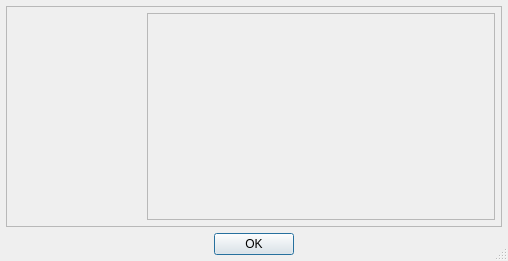
<?xml version="1.0" encoding="UTF-8"?>
<ui version="4.0">
 <class>AboutWindow</class>
 <widget class="QDialog" name="AboutWindow">
  <property name="geometry">
   <rect>
    <x>0</x>
    <y>0</y>
    <width>508</width>
    <height>261</height>
   </rect>
  </property>
  <property name="windowTitle">
   <string>About ZeroTier One</string>
  </property>
  <property name="windowIcon">
   <iconset resource="resources.qrc">
    <normaloff>:/img/zt1icon.png</normaloff>:/img/zt1icon.png</iconset>
  </property>
  <property name="sizeGripEnabled">
   <bool>true</bool>
  </property>
  <layout class="QVBoxLayout" name="verticalLayout">
   <property name="leftMargin">
    <number>6</number>
   </property>
   <property name="topMargin">
    <number>6</number>
   </property>
   <property name="rightMargin">
    <number>6</number>
   </property>
   <property name="bottomMargin">
    <number>6</number>
   </property>
   <item>
    <widget class="QFrame" name="frame">
     <property name="frameShape">
      <enum>QFrame::StyledPanel</enum>
     </property>
     <property name="frameShadow">
      <enum>QFrame::Raised</enum>
     </property>
     <layout class="QHBoxLayout" name="horizontalLayout">
      <property name="leftMargin">
       <number>6</number>
      </property>
      <property name="topMargin">
       <number>6</number>
      </property>
      <property name="rightMargin">
       <number>6</number>
      </property>
      <property name="bottomMargin">
       <number>6</number>
      </property>
      <item>
       <widget class="QWidget" name="widget" native="true">
        <layout class="QVBoxLayout" name="verticalLayout_3">
         <property name="leftMargin">
          <number>0</number>
         </property>
         <property name="topMargin">
          <number>0</number>
         </property>
         <property name="rightMargin">
          <number>0</number>
         </property>
         <property name="bottomMargin">
          <number>0</number>
         </property>
         <item>
          <widget class="QLabel" name="iconLabel">
           <property name="sizePolicy">
            <sizepolicy hsizetype="Minimum" vsizetype="Minimum">
             <horstretch>0</horstretch>
             <verstretch>0</verstretch>
            </sizepolicy>
           </property>
           <property name="minimumSize">
            <size>
             <width>128</width>
             <height>128</height>
            </size>
           </property>
           <property name="maximumSize">
            <size>
             <width>128</width>
             <height>128</height>
            </size>
           </property>
           <property name="text">
            <string/>
           </property>
           <property name="textFormat">
            <enum>Qt::PlainText</enum>
           </property>
           <property name="pixmap">
            <pixmap resource="resources.qrc">:/img/zt1icon.png</pixmap>
           </property>
           <property name="scaledContents">
            <bool>true</bool>
           </property>
           <property name="textInteractionFlags">
            <set>Qt::NoTextInteraction</set>
           </property>
          </widget>
         </item>
         <item>
          <spacer name="verticalSpacer">
           <property name="orientation">
            <enum>Qt::Vertical</enum>
           </property>
           <property name="sizeHint" stdset="0">
            <size>
             <width>20</width>
             <height>40</height>
            </size>
           </property>
          </spacer>
         </item>
        </layout>
       </widget>
      </item>
      <item>
       <widget class="QFrame" name="frame_2">
        <property name="sizePolicy">
         <sizepolicy hsizetype="Expanding" vsizetype="Expanding">
          <horstretch>0</horstretch>
          <verstretch>0</verstretch>
         </sizepolicy>
        </property>
        <property name="frameShape">
         <enum>QFrame::StyledPanel</enum>
        </property>
        <property name="frameShadow">
         <enum>QFrame::Sunken</enum>
        </property>
        <layout class="QVBoxLayout" name="verticalLayout_2">
         <item>
          <widget class="QLabel" name="aboutTextLabel">
           <property name="sizePolicy">
            <sizepolicy hsizetype="Expanding" vsizetype="Expanding">
             <horstretch>0</horstretch>
             <verstretch>0</verstretch>
            </sizepolicy>
           </property>
           <property name="font">
            <font>
             <weight>50</weight>
             <bold>false</bold>
            </font>
           </property>
           <property name="textFormat">
            <enum>Qt::PlainText</enum>
           </property>
           <property name="alignment">
            <set>Qt::AlignHCenter|Qt::AlignTop</set>
           </property>
           <property name="textInteractionFlags">
            <set>Qt::NoTextInteraction</set>
           </property>
          </widget>
         </item>
         <item>
          <widget class="QWidget" name="widget_2" native="true">
           <layout class="QHBoxLayout" name="horizontalLayout_2">
            <property name="leftMargin">
             <number>0</number>
            </property>
            <property name="topMargin">
             <number>0</number>
            </property>
            <property name="rightMargin">
             <number>0</number>
            </property>
            <property name="bottomMargin">
             <number>0</number>
            </property>
            <item>
             <spacer name="horizontalSpacer">
              <property name="orientation">
               <enum>Qt::Horizontal</enum>
              </property>
              <property name="sizeHint" stdset="0">
               <size>
                <width>40</width>
                <height>20</height>
               </size>
              </property>
             </spacer>
            </item>
           </layout>
          </widget>
         </item>
        </layout>
       </widget>
      </item>
     </layout>
    </widget>
   </item>
   <item>
    <widget class="QDialogButtonBox" name="buttonBox">
     <property name="orientation">
      <enum>Qt::Horizontal</enum>
     </property>
     <property name="standardButtons">
      <set>QDialogButtonBox::Ok</set>
     </property>
     <property name="centerButtons">
      <bool>true</bool>
     </property>
    </widget>
   </item>
  </layout>
 </widget>
 <resources>
  <include location="resources.qrc"/>
 </resources>
 <connections>
  <connection>
   <sender>buttonBox</sender>
   <signal>accepted()</signal>
   <receiver>AboutWindow</receiver>
   <slot>accept()</slot>
   <hints>
    <hint type="sourcelabel">
     <x>248</x>
     <y>254</y>
    </hint>
    <hint type="destinationlabel">
     <x>157</x>
     <y>274</y>
    </hint>
   </hints>
  </connection>
  <connection>
   <sender>buttonBox</sender>
   <signal>rejected()</signal>
   <receiver>AboutWindow</receiver>
   <slot>reject()</slot>
   <hints>
    <hint type="sourcelabel">
     <x>316</x>
     <y>260</y>
    </hint>
    <hint type="destinationlabel">
     <x>286</x>
     <y>274</y>
    </hint>
   </hints>
  </connection>
 </connections>
</ui>
